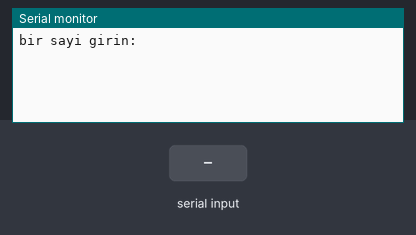
The sketch below on a simulated Arduino Uno, built with avr-gcc and run on an emulated ATmega328P. Parts: the last lines printed to the serial monitor. The test bench sets the inputs (shaded band).

Above: at 1.2 s.
1.3 s: "90,45\n" received over Serial
At 2.1 s:
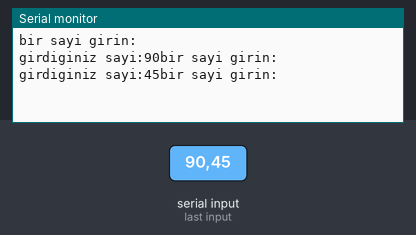
2.8 s: "30,150\n" received over Serial
At 4.8 s:
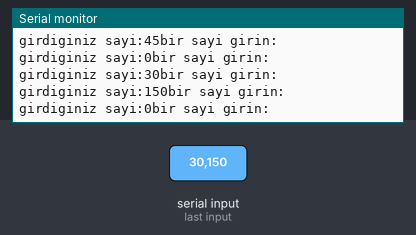
Timing chart, 0 to 6.3 s (numbered marks = the images above; inputs shaded):
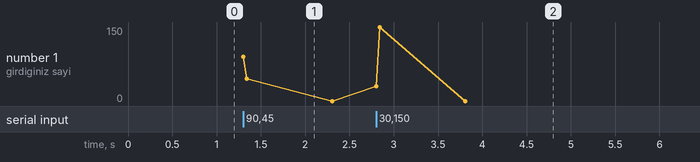

Measured:
- after the input at 1.3 s, the serial monitor: prints a new line at once (image 1)
- after the input at 2.8 s, the serial monitor: prints a new line at once (image 2)

The sketch:

user_input_with_read_data.ino
```cpp
String mesaj="bir sayi girin:";
int gelenSayi;
void setup(){
  Serial.begin(9600);
}

void loop(){
  Serial.println(mesaj);
  while (Serial.available()==0){
  }
  gelenSayi=Serial.parseInt();

  Serial.print("girdiginiz sayi:");
  Serial.print(gelenSayi);
}
```
